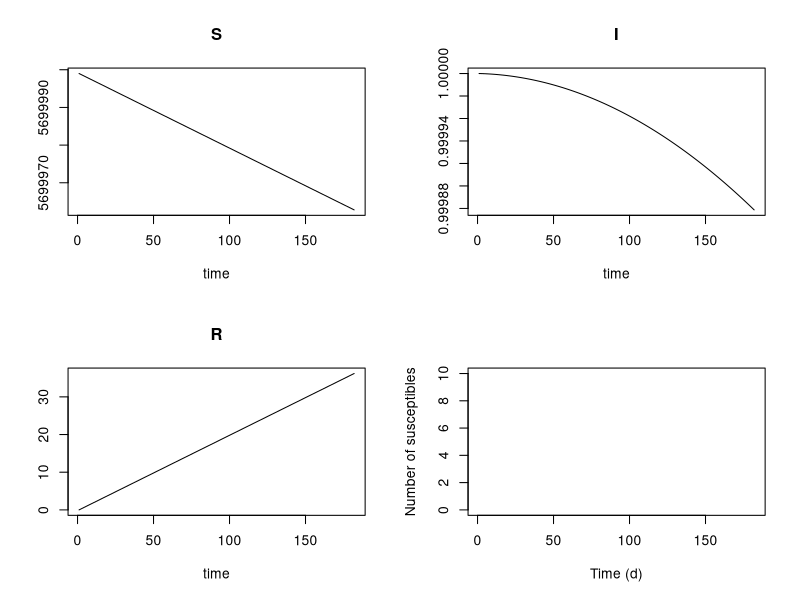
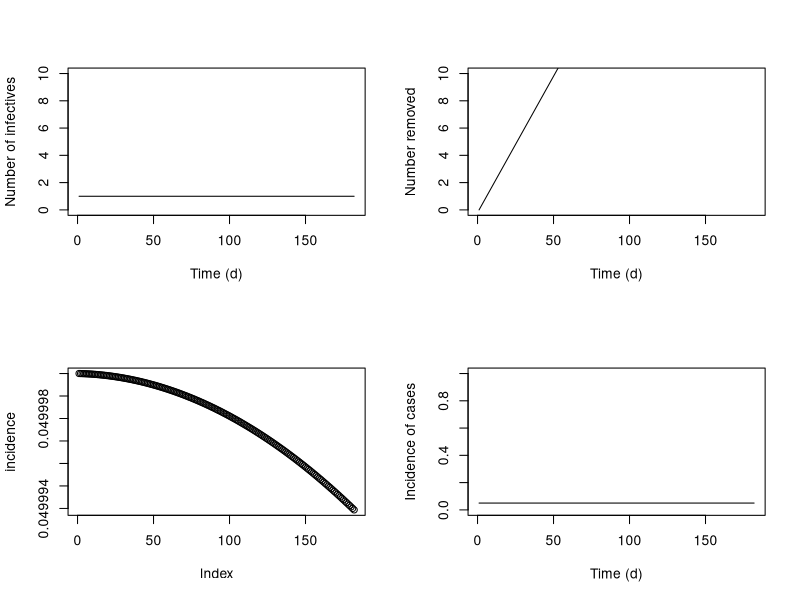

Generate these figures, in order, with R:
#'Wherever you see the word *MISSING*, you need to specify it!
# For mac users, you may not be able to run the ODE solver.
# In this case, please read the comment at the bottom of this file.

# Overview ----------------------------------------------------------------


# 1. Loading the necessary package
# 2. Set up the parameters
# 3. Set up the initial conditions
# 4. Define the model's rates of change
# 5. Setting the start and end time for the simulation
# 6. Run the model
# 7. Plot the output, and post-process the model output 
# 8. Explore! 


# 1. Loading package from library -----------------------------------------

# We will use the ode function in the deSolve package.
# If you have not installed deSolve, first you need to do that.
# Then you need to load this package from the library.
library(deSolve)


# 2. Set up parameters ----------------------------------------------------

 
# We will set the parameters for the model. 
# R0 is the basic reproduction number
# gamma is the recovery rate per day
# The average number of days of being infectious is 5, fill in the gamma parameter. 
parameters <- c(R0=1, gamma= 1/5)


# 3. Set up initial conditions --------------------------------------------

# We want to model a population size of 5.7 million, and will seed with one infected individual. 
# Everyone else is initially susceptible. Fill in the initial conditions and run this chunk of code.

initN <- 5700000 # population size
initI <- 1 # Infectious
initR <- 0 # Immune
initS <- initN-initI-initR # Susceptible 

# We need the next line of code to bring together these into initial conditions for the deSolve.

state <- c(S = initS, I = initI,R = initR)

rm(initN,initI,initS,initR) # Tidy up after using things for the last time

# 4. Create model function ------------------------------------------------

# Below is a function to run the COVID model. Fill in the dI equation. 
#' *Q1 On paper, draw the flow diagram for this model. Check if it differs from what we did in class.*

# Version 1 (the one usually found in examples online)
SIRmodel <- function(t, state, parameters) 
{
  with(as.list(c(state, parameters)),
       {
         
         # define variables
         N    <- S+I+R
         beta <- R0*gamma/N
         
         # rate of change
         dS <- -beta*I*S
         dI <- (beta*I*S)-(gamma*I)
         dR <- gamma*I 
         
         # return the rate of change
         list(c(dS, dI, dR))
       }
  ) 
}

# Version 2 which does the same thing
SIRmodel <- function(t, state, parameters)
{
  # This is an alternative function structure that some people prefer
  # because they do not like the "with" approach as it is conceptually
  # more complex. However this version requires more typing
  S = state['S']
  I = state['I']
  R = state['R']
  
  R0 = parameters['R0']
  gamma = parameters['gamma']
  
  # define variables
  N    <- S+I+R
  beta <- R0*gamma/N
         
  # rate of change
  dS <- -beta*I*S
  dI <- (beta*I*S)-(gamma*I)
  dR <- gamma*I 
         
  # return the rate of change
  return(list(c(dS, dI, dR)))
}


# 5. Specify time range ---------------------------------------------------

# We want to run the model for 6 months. Specify the start and end times that
# meet this expectation and then the output times we want from the model as below.

day_start <- 1
day_stop <- 365/2
times <- seq(day_start, day_stop)

rm(day_start,day_stop) # tidy tidy


# 6. Run the model --------------------------------------------------------



# Add the missing arguments to the ode function (which runs the model). 
# Results are stored in the "out" variable
# Hint: use ?deSolve if you want to get more information on the package
# and ?ode for more information on the function. 

out <- ode(y = state, times = times, func = SIRmodel,parms = parameters)

out2 = as.data.frame(out) # Some people prefer to have the output in a data frame
# so we will show alternatives that use this format

# 7. Make plots -----------------------------------------------------------


# The code below plots simple output. Run it to see the S, I and R compartment over time. 
plot(out)

# Alex alternative:
plot(out2$t,out2$S,type='l',xlab="Time (d)",ylab="Number of susceptibles",ylim=c(0,10))
plot(out2$t,out2$I,type='l',xlab="Time (d)",ylab="Number of infectives",ylim=c(0,10))
plot(out2$t,out2$R,type='l',xlab="Time (d)",ylab="Number removed",ylim=c(0,10))


# Often what we want to plot is the incidence of reported cases. 
# For this we need to have the reporting rate. 
# Fill in the reportprop parameter to represent that 25% of infections are reported. 

reportprop<-0.25
N <- out[,"S"]+out[,"I"]+out[,"R"]

# Alex alternative:
N = out2$S+out2$I+out2$R

# daily incidence
incidence <- reportprop*parameters["gamma"]*out[,"I"]
plot(incidence)

# Alex alternative
incidence <- reportprop*parameters["gamma"]*out2$I
plot(out2$t,incidence,type='l',xlab="Time (d)",ylab="Incidence of cases",ylim=c(0,1))


#' *Q2 Why are we plotting this and not reportprop times I?* 


# 8. Vary parameters ------------------------------------------------------


# You aren't sure whether the R0 is 3, 4 or 5. Run the model with all these values.
#' *Q3 How does the output differ?*  



















# For mac users:
# If you are having trouble installing the ODE solver package on a mac computer,
# it may be because you do not have a prerequisite software installed, namely a 
# fortran compiler. If this is indeed a problem for you, then to remedy this, 
# you should open up the terminal (probably 
# Launchpad -> Other [or Utilities?] -> Terminal 
# In the terminal, type the following to first download fortran to the current 
# directory and then to install it (you need to know the password for your 
# computer to do this):
# curl -OL http://r.research.att.com/libs/gfortran-4.8.2-darwin13.tar.bz2
# sudo tar fvxj gfortran-4.8.2-darwin13.tar.bz2 -C /
# Please note that this does actually involve downloading and then running
# "random" stuff off the internet, and no guarantees are offered by us that this
# will work or that it # will not destroy your computer. 
# Though it worked last year so Insha'Allah it will work this year too.
